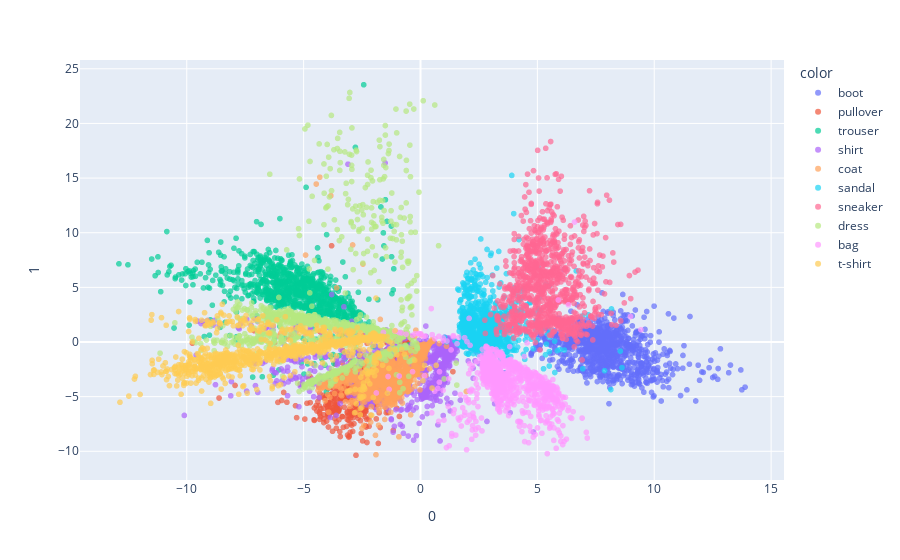

This figure's notebook cell:
### Markdown cell above
### performing pca and t-sne on 2D latent space

### Code cell
from sklearn.decomposition import PCA
pca = PCA(n_components=2)
encoded_samples_reduced_PCA = pca.fit_transform(encoded_samples)
# encoded_samples_reduced_PCA
encoded_samples_pca = pd.DataFrame(encoded_samples_reduced_PCA)
px.scatter(encoded_samples_pca,x=0, y=1,
           color=[label_names[l] for l in encoded_samples.label.to_numpy()],
           opacity=0.7)

### Figure 1 — Plotly figure (JSON) as saved in the notebook; plotly's stock layout.template omitted (floating-point values rounded to 4 significant figures; data arrays with more than 128 entries replaced by an {"elided": "..."} marker saying what was removed)
{"data": [{"hovertemplate": "color=boot<br>0=%{x}<br>1=%{y}<extra></extra>", "legendgroup": "boot", "marker": {"color": "#636efa", "opacity": 0.7, "symbol": "circle"}, "mode": "markers", "name": "boot", "showlegend": true, "type": "scattergl", "x": {"elided": "1000 float values"}, "xaxis": "x", "y": {"elided": "1000 float values"}, "yaxis": "y"}, {"hovertemplate": "color=pullover<br>0=%{x}<br>1=%{y}<extra></extra>", "legendgroup": "pullover", "marker": {"color": "#EF553B", "opacity": 0.7, "symbol": "circle"}, "mode": "markers", "name": "pullover", "showlegend": true, "type": "scattergl", "x": {"elided": "1000 float values"}, "xaxis": "x", "y": {"elided": "1000 float values"}, "yaxis": "y"}, {"hovertemplate": "color=trouser<br>0=%{x}<br>1=%{y}<extra></extra>", "legendgroup": "trouser", "marker": {"color": "#00cc96", "opacity": 0.7, "symbol": "circle"}, "mode": "markers", "name": "trouser", "showlegend": true, "type": "scattergl", "x": {"elided": "1000 float values"}, "xaxis": "x", "y": {"elided": "1000 float values"}, "yaxis": "y"}, {"hovertemplate": "color=shirt<br>0=%{x}<br>1=%{y}<extra></extra>", "legendgroup": "shirt", "marker": {"color": "#ab63fa", "opacity": 0.7, "symbol": "circle"}, "mode": "markers", "name": "shirt", "showlegend": true, "type": "scattergl", "x": {"elided": "1000 float values"}, "xaxis": "x", "y": {"elided": "1000 float values"}, "yaxis": "y"}, {"hovertemplate": "color=coat<br>0=%{x}<br>1=%{y}<extra></extra>", "legendgroup": "coat", "marker": {"color": "#FFA15A", "opacity": 0.7, "symbol": "circle"}, "mode": "markers", "name": "coat", "showlegend": true, "type": "scattergl", "x": {"elided": "1000 float values"}, "xaxis": "x", "y": {"elided": "1000 float values"}, "yaxis": "y"}, {"hovertemplate": "color=sandal<br>0=%{x}<br>1=%{y}<extra></extra>", "legendgroup": "sandal", "marker": {"color": "#19d3f3", "opacity": 0.7, "symbol": "circle"}, "mode": "markers", "name": "sandal", "showlegend": true, "type": "scattergl", "x": {"elided": "1000 float values"}, "xaxis": "x", "y": {"elided": "1000 float values"}, "yaxis": "y"}, {"hovertemplate": "color=sneaker<br>0=%{x}<br>1=%{y}<extra></extra>", "legendgroup": "sneaker", "marker": {"color": "#FF6692", "opacity": 0.7, "symbol": "circle"}, "mode": "markers", "name": "sneaker", "showlegend": true, "type": "scattergl", "x": {"elided": "1000 float values"}, "xaxis": "x", "y": {"elided": "1000 float values"}, "yaxis": "y"}, {"hovertemplate": "color=dress<br>0=%{x}<br>1=%{y}<extra></extra>", "legendgroup": "dress", "marker": {"color": "#B6E880", "opacity": 0.7, "symbol": "circle"}, "mode": "markers", "name": "dress", "showlegend": true, "type": "scattergl", "x": {"elided": "1000 float values"}, "xaxis": "x", "y": {"elided": "1000 float values"}, "yaxis": "y"}, {"hovertemplate": "color=bag<br>0=%{x}<br>1=%{y}<extra></extra>", "legendgroup": "bag", "marker": {"color": "#FF97FF", "opacity": 0.7, "symbol": "circle"}, "mode": "markers", "name": "bag", "showlegend": true, "type": "scattergl", "x": {"elided": "1000 float values"}, "xaxis": "x", "y": {"elided": "1000 float values"}, "yaxis": "y"}, {"hovertemplate": "color=t-shirt<br>0=%{x}<br>1=%{y}<extra></extra>", "legendgroup": "t-shirt", "marker": {"color": "#FECB52", "opacity": 0.7, "symbol": "circle"}, "mode": "markers", "name": "t-shirt", "showlegend": true, "type": "scattergl", "x": {"elided": "1000 float values"}, "xaxis": "x", "y": {"elided": "1000 float values"}, "yaxis": "y"}], "layout": {"legend": {"title": {"text": "color"}, "tracegroupgap": 0}, "margin": {"t": 60}, "xaxis": {"anchor": "y", "domain": [0, 1], "title": {"text": "0"}}, "yaxis": {"anchor": "x", "domain": [0, 1], "title": {"text": "1"}}}}
